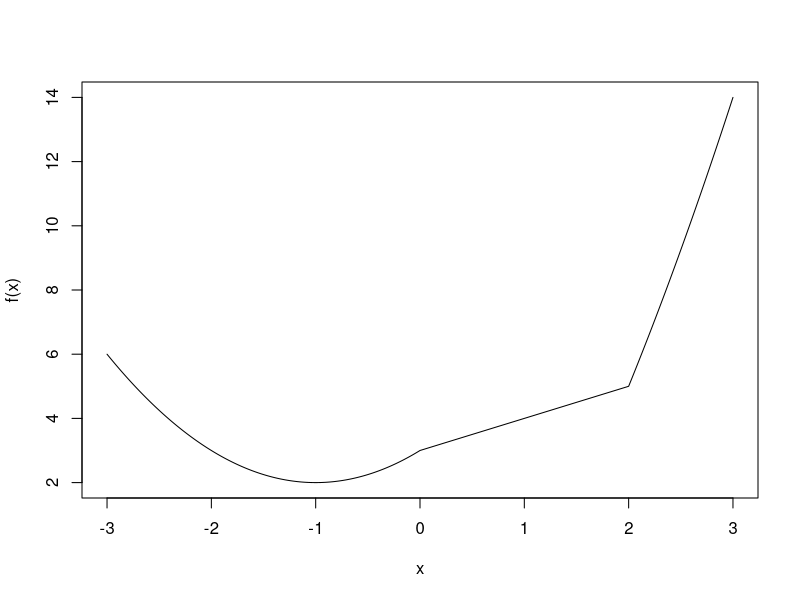

Generate this figure with R:
## ---- chunk 1
#1.1a
1:20
#1.1b
20:1
#1.1c
tmp <- c(4, 6, 3)
#1.1d
rep(tmp, times = 10)
#1.1e
rep(c(4, 6, 3), times = c(11, 10, 10))  
#1.1f
rep(c(4, 6, 3), times = c(10, 20, 30))  
## ---- chunk 2
#1.2
x <- seq(from = 3, to = 6, by = 0.1)  
vec1.2 <- exp(x) * cos(x)  

vec1.2
## ---- chunk 3
#1.3a
k <- 1:12  
vec_1.3a <- (0.1^(3*k)) * (0.2^(3*k - 2))  

#1.3b
m <- 1:25  
vec_1.3b <- (2^m) / m  

vec_1.3a
vec_1.3b
## ---- chunk 4
#1.4a
i_a <- 10:100  
sum_1.4a <- sum(i_a^3 + 4*i_a^2)  
#1.4b
i_b <- 1:25  
sum_1.4b <- sum((2^i_b)/i_b + (3^i_b)/(i_b^2))  

sum_1.4a
sum_1.4b
## ---- chunk 5
#1.5a
vec_label <- paste("label", 1:30, sep = " ")  

#1.5b
vec_fn <- paste0("fn", 1:30)  

vec_label
vec_fn
## ---- chunk 6
#1.6
set.seed(50)
xVec <- sample(0:999, 250, replace = T)
yVec <- sample(0:999, 250, replace = T)
n <- length(xVec)

#1.6a
vec_1.6a <- yVec[2:n] - xVec[1:(n-1)]
#1.6b
vec_1.6b <- sin(yVec[1:(n-1)]) / cos(xVec[2:n])
#1.6c
vec_1.6c <- xVec[1:(n-2)] + 2*xVec[2:(n-1)] - xVec[3:n]
#1.6d
sum_1.6d <- sum(exp(-xVec[2:n]) / (xVec[1:(n-1)] + 10))

vec_1.6a
vec_1.6b
vec_1.6c
sum_1.6d
## ---- chunk 7
x_mean <- mean(xVec)
y_max <- max(yVec)

#1.7a
y_gt600 <- yVec[yVec > 600]
#1.7b
y_gt600_idx <- which(yVec > 600)
#1.7c
x_corresp <- xVec[y_gt600_idx]
#1.7d
vec_1.7d <- sqrt(abs(xVec - x_mean))
#1.7e
count_1.7e <- sum(abs(yVec - y_max) <= 200)
#1.7f
count_1.7f <- sum(xVec %% 2 == 0)
#1.7g
x_sorted_by_y <- xVec[order(yVec)]
#1.7h
y_seq <- seq(1, n, 3)
y_1.7h <- yVec[y_seq]
n <- length(yVec)

y_gt600
y_gt600_idx
x_corresp
vec_1.7d
count_1.7e
count_1.7f
x_sorted_by_y
y_1.7h
## ---- chunk 8
#1.8
nums <- seq(2,38,2)
dens <- seq(3,39,2)
cum <- cumprod(nums / dens)
sum_8 <- 1 + sum(cum)

sum_8
## ---- chunk 9
A <- matrix(c(1,5,-2,1,2,-1,3,6,-3), nrow = 3)
#2.1a
A2 <- A %*% A
A3 <- A2 %*% A
#2.1b
A[,3] <- A[,2] + A[,3]

A
A2
A3
A[,3]
## ---- chunk 10
B <- matrix(c(10, -10, 10), nrow = 15, ncol = 3, byrow = T)
B_TB <- crossprod(B)

B_TB
## ---- chunk 11
matE <- matrix(0, nrow = 6, ncol = 6)
matE[abs(row(matE) - col(matE)) == 1] <- 1

matE
## ---- chunk 12
i <- 0:4
j <- 0:4
mat_2.4 <- outer(i, j, FUN = "+")

mat_2.4
## ---- chunk 13
#2.5a
n5 <- 5
mat_2.5a <- outer(0:(n5-1), 0:(n5-1), FUN = function(i,j) (i+j) %% n5)
#2.5b
n10 <- 10; row_num <- 10
mat_2.5b <- outer(0:(row_num-1), 0:(n10-1), FUN = function(i,j) (i+j) %% n10)
#2.5c
n9 <- 9
mat_2.5c <- outer(0:(n9-1), 0:(n9-1), FUN = function(i,j) {
  diff <- abs(i - j)
  ifelse(diff == 0, 0, n9 - diff)
})

mat_2.5a
mat_2.5b
mat_2.5c
## ---- chunk 14
n <- 5
A <- matrix(0, nrow = n, ncol = n)
for (i in 1:n) {
  for (j in 1:n) {
    A[i, j] <- min(i, j)
  }
}
y <- c(7, -1, -3, 5, 17)
x_sol <- solve(A, y)
cat("A:\n")
print(A)
cat("x:\n")
print(x_sol)

## ---- chunk 15
set.seed(75)
aMat <- matrix(sample(10, 60, replace = TRUE), nrow = 6)
col_sums <- colSums(aMat)
col_pairs <- expand.grid(col1 = 1:10, col2 = 1:10)
col_pairs_gt75 <- col_pairs[col_sums[col_pairs$col1] + col_sums[col_pairs$col2] > 75, ]
row_gt4 <- rowSums(aMat > 4)

row_two7 <- which(rowSums(aMat == 7) == 2)
col_pairs_no_dup <- col_pairs_gt75[col_pairs_gt75$col1 < col_pairs_gt75$col2, ]

row_gt4
row_two7
col_pairs_no_dup
## ---- chunk 16
#2.8a
sum_8a <- sum(outer(1:20, 1:5, FUN = function(i,j) i^4/(3+j)))
#2.8b
sum_8b <- sum(outer(1:20, 1:5, FUN = function(i,j) i^4/(3+i*j)))
#2.8c
sum_8c <- sum(sapply(1:10, function(i) sum(i^4/(3+i*(1:i)))))

sum_8a
sum_8b
sum_8c
## ---- chunk 17
#3.1a
tmpFn1 <- function(xVec) {
  n <- length(xVec)
  xVec ^ (1:n)
}
tmpFn2 <- function(xVec) {
  n <- length(xVec)
  (xVec ^ (1:n)) / (1:n)
}
#3.1b
tmpFn3 <- function(x, n) {
  k <- 0:n
  sum(ifelse(k==0, 1, x^k/k))
}
## ---- chunk 18
tmpFn <- function(xVec) {
  n <- length(xVec)
  if (n < 3) stop
  sapply(1:(n-2), function(i) mean(xVec[i:(i+2)]))
}

tmpFn(c(1:5,6:1))
## ---- chunk 19
tmpFn <- function(xVec) {
  n <- length(xVec)
  if (n < 3) stop
  sapply(1:(n-2), function(i) mean(xVec[i:(i+2)]))
}
tmpFn <- function(x) {
  ifelse(x < 0, x^2 + 2*x + 3,
         ifelse(x < 2, x + 3, x^2 + 4*x - 7))
}
x <- seq(-3, 3, by = 0.01) 
y <- tmpFn(x)

plot(x, y, type = "l", xlab = "x", ylab = "f(x)")
## ---- chunk 20
double_odd_numbers <- function(mat) {
  result <- mat
  odd_indices <- mat %% 2 != 0
  result[odd_indices] <- result[odd_indices] * 2
  return(result)
}
input_matrix <- matrix(c(1, 5, -2, 1, 2, -1, 3, 6, -3), nrow = 3, byrow = TRUE)
output_matrix <- double_odd_numbers(input_matrix)

cat("\n")
print(input_matrix)
cat("\n")
print(output_matrix)
## ---- chunk 21
generate_matrix <- function(n, k) {
mat <- matrix(0, nrow = n, ncol = n)
for (i in 1:n) {
    mat[i, i] <- k
  }
for (i in 1:(n - 1)) {
    mat[i, i + 1] <- 1
  }
for (i in 2:n) {
  mat[i, i - 1] <- 1
  }
return(mat)
}

n <- 5
k <- 2
result_matrix <- generate_matrix(n, k)
print(result_matrix)
## ---- chunk 22
quadrant <- function(alpha) {
  alpha_mod <- alpha %% 360
if (alpha_mod >= 0 && alpha_mod < 90) {
  return(1)
} else if (alpha_mod >= 90 && alpha_mod < 180) {
 return(2)
  } else if (alpha_mod >= 180 && alpha_mod < 270) {
  return(3)
} else if (alpha_mod >= 270 && alpha_mod < 360) {
  return(4)
  }
}
print(quadrant(45))   
print(quadrant(95)) 
print(quadrant(200))
print(quadrant(300))
print(quadrant(370))
## ---- chunk 23
weekday <- function(day, month, year) {
  if (month < 3) {
    m <- month + 10
    y <- (year - 1) %% 100
    c <- floor((year - 1) / 100)
  } else {
    m <- month - 2
    y <- year %% 100
    c <- floor(year / 100)
  }

  f <- (floor(2.6 * m - 0.2) + day + y + y%/%4 + c%/%4 - 2 * c) %% 7
  f <- ifelse(f == 0, 7, f)  
  c("Sunday", "Monday", "Tuesday", "Wednesday", "Thursday", "Friday", "Saturday")[f]
}
weekday_vector <- function(days, months, years) {
  mapply(weekday, days, months, years)
}

print(weekday_vector(c(21, 21), c(7, 2), c(1963, 1963)))

## ---- chunk 24
testLoop <- function(n) {
  x <- numeric(n - 1)
  x[1] <- 1
  if (n > 2) {
    x[2] <- 2
    for (j in 2:(n - 1)) {
      x[j + 1] <- x[j] + 2 / x[j]
    }
  }
  return(x)
}

print(testLoop(5))
## ---- chunk 25
quadmap <- function(start, rho, niter) {
  x <- numeric(niter)
  x[1] <- start
  for (i in 2:niter) x[i] <- rho * x[i-1] * (1 - x[i-1])
  x
}

tmp <- quadmap(0.95, 2.99, 500)

count_iter <- function(start, rho) {
  x_prev <- start
  iter <- 1
  repeat {
    x_current <- rho * x_prev * (1 - x_prev)
    iter <- iter + 1
    if (abs(x_current - x_prev) < 0.02) break
    x_prev <- x_current
  }
  iter
}

result <- count_iter(0.95, 2.99)
## ---- chunk 26
tmpFn <- function(xVec) {
  x_bar <- mean(xVec)
  n <- length(xVec)
  numerator_r1 <- sum((xVec[2:n] - x_bar) * (xVec[1:(n-1)] - x_bar))
  numerator_r2 <- sum((xVec[3:n] - x_bar) * (xVec[1:(n-2)] - x_bar))
  denominator <- sum((xVec - x_bar)^2)
  list(r1 = numerator_r1 / denominator, r2 = numerator_r2 / denominator)
}

xVec_test <- seq(2, 56, 3)
result <- tmpFn(xVec_test)
print(result)

tmpFn_general <- function(xVec, k) {
  x_bar <- mean(xVec)
  n <- length(xVec)
  denominator <- sum((xVec - x_bar)^2)
  r <- c(1)
  for (i in 1:k) {
    numerator <- sum((xVec[(i+1):n] - x_bar) * (xVec[1:(n-i)] - x_bar))
    r <- c(r, numerator / denominator)
  }
  r
}

result_general <- tmpFn_general(xVec_test, 2)
print(result_general)
## ---- chunk 27
#4.1a
zvec_outer <- function(xVec, yVec) {
  mat <- outer(xVec, yVec, `<`)
  zVec <- colSums(mat)
  return(zVec)
}

#4.1b
zvec_sapply <- function(xVec, yVec) {
  zVec <- sapply(xVec, function(xk) sum(yVec < xk))
  return(zVec)
}

#4.1c
zvec_vapply <- function(xVec, yVec) {
  zVec <- vapply(xVec, function(xk) sum(yVec < xk), numeric(1))
  return(zVec)
}

#4.1d
zvec_sapply_safe <- function(xVec, yVec) {
  if (!is.vector(xVec) || !is.vector(yVec)) {
    stop("xVec and yVec must be vectors.")
  }
  if (length(xVec) == 0 || length(yVec) == 0) {
    return(numeric(0))
  }
  zVec <- sapply(xVec, function(xk) sum(yVec < xk))
  return(zVec)
}

#4.1e
x <- rnorm(1000)
y <- rnorm(1000)

time_outer <- system.time(zvec_outer(x, y))
print(time_outer)

time_sapply <- system.time(zvec_sapply(x, y))
print(time_sapply)

time_vapply <- system.time(zvec_vapply(x, y))
print(time_vapply)
## ---- chunk 28
#4.2a
extract_cols_no_na <- function(mat) {
  cols_no_na <- apply(mat, 2, function(col) all(!is.na(col)))
  submat <- mat[, cols_no_na]
  return(submat)
}

#4.2b
remove_rows_cols_with_na <- function(mat) {
  rows_no_na <- apply(mat, 1, function(row) all(!is.na(row)))
  mat_rows_removed <- mat[rows_no_na, ]
  cols_no_na <- apply(mat_rows_removed, 2, function(col) all(!is.na(col)))
  submat <- mat_rows_removed[, cols_no_na]
  return(submat)
}
## ---- chunk 29
#4.3a
empCopula <- function(u, v, xVec, yVec) {
  n <- length(xVec)
  r <- rank(xVec)
  s <- rank(yVec)
  term <- (r / (n + 1) <= u) & (s / (n + 1) <= v)
  C <- mean(term)
  return(C)
}

#4.3b
empCopula_vec <- function(u_vec, v_vec, xVec, yVec) {
  n <- length(xVec)
  r <- rank(xVec)
  s <- rank(yVec)
  result <- numeric(length(u_vec))
  for (i in seq_along(u_vec)) {
    u <- u_vec[i]
    v <- v_vec[i]
    term <- (r / (n + 1) <= u) & (s / (n + 1) <= v)
    result[i] <- mean(term)
  }
  return(result)
}
## ---- chunk 30
#4.4a
funA <- function(n) {
  total <- 0
  for (r in 1:n) {
    for (s in 1:r) {
      total <- total + s^2 / (10 + 4 * r^3)
    }
  }
  return(total)
}
system.time(funA(100))

#4.4b
funB <- function(n) {
  r_mat <- row(matrix(1, n, n))
  s_mat <- col(matrix(1, n, n))
  valid_mat <- s_mat <= r_mat
  mat <- s_mat^2 / (10 + 4 * r_mat^3) * valid_mat
  total <- sum(mat)
  return(total)
}
system.time(funB(100))

#4.4c
funC <- function(n) {
  r_seq <- 1:n
  s_seq <- 1:n
  valid_mat <- outer(s_seq, r_seq, "<=")
  mat <- outer(s_seq^2, 10 + 4 * r_seq^3, "/") * valid_mat
  total <- sum(mat)
  return(total)
}

system.time(funC(100))

#4.4d
sum_single_r <- function(r) {
  s_seq <- 1:r
  sum(s_seq^2 / (10 + 4 * r^3))
}

funD <- function(n) {
  r_seq <- 1:n
  total <- sum(sapply(r_seq, sum_single_r))
  return(total)
}
system.time(funD(100))

#4.4e
term_calc <- function(r, s) {
  if (s <= r) {
    return(s^2 / (10 + 4 * r^3))
  } else {
    return(0)
  }
}

funF <- function(n) {
  r_seq <- 1:n
  s_seq <- 1:n
  r_grid <- rep(r_seq, each = n)
  s_grid <- rep(s_seq, times = n)
  terms <- mapply(term_calc, r_grid, s_grid)
  total <- sum(terms)
  return(total)
}

system.time(funF(100))
## ---- chunk 31
#5.1a
tsExma <- function(tsDat, m0, delta) {
  z <- as.numeric(tsDat)
  n <- length(z)
  m <- numeric(n)
  m[1] <- m0
  for (t in 2:n) {
    e <- z[t] - m[t-1]
    m[t] <- m[t-1] + (1 - delta) * e
  }
  ts(m, start = start(tsDat), frequency = frequency(tsDat))
}

#5.1b
tsExma_vec <- function(tsDat, m0, delta) {
  z <- as.numeric(tsDat)
  n <- length(z)
  if (n < 1) return(ts(NULL))
  
  m <- numeric(n)
  m[1] <- m0
  if (n == 1) {
    return(ts(m, start = start(tsDat), frequency = frequency(tsDat)))
  }
  
  errors <- z[2:n] - m[1:(n-1)]
  m[2:n] <- m[1:(n-1)] + (1 - delta) * errors
  ts(m, start = start(tsDat), frequency = frequency(tsDat))
}
## ---- chunk 32
#5.2a
myListFn <- function(n) {
  x <- rnorm(n)
  x_bar <- mean(x)
  if (x_bar >= 0) {
    y <- rexp(n, rate = 1 / x_bar)
  } else {
    z <- rexp(n, rate = 1 / abs(x_bar))
    y <- -z
  }
  count <- sum(abs(y) > abs(x))
  list(xVec = x, yVec = y, count = count)
}

#5.2b
myList <- lapply(rep(10, 1000), myListFn)
count_values <- sapply(myList, `[[`, "count")
mean_count <- mean(count_values)

#5.2c
yVec_list <- lapply(myList, `[[`, "yVec")

#5.2d
yVec_matrix <- sapply(myList, `[[`, "yVec")

#5.2e
myList_no_count <- lapply(myList, function(sublist) {
  sublist$count <- NULL
  sublist
})

#5.2f
selected_lists <- myList[sapply(myList, `[[`, "count") > 2]

#5.2g
mean_x_selected <- sapply(selected_lists, function(sublist) {
  mean(sublist$xVec)
})
## ---- chunk 33
#5.3a
numerator_a <- sapply(myList, function(lst) sum(lst$xVec * 1:10))
denominator_a <- sapply(myList, function(lst) sum(lst$yVec * 1:10))
ratio_a <- numerator_a / denominator_a

#5.3b
matrix_b <- sapply(1:10, function(j) {
  sapply(myList, function(lst) lst$xVec[j] - lst$yVec[j])
})

#5.3c
numerator_c <- sum(sapply(1:1000, function(i) i * myList[[i]]$xVec[2]))
denominator_c <- sum(sapply(1:1000, function(i) i * myList[[i]]$yVec[2]))
ratio_c <- numerator_c / denominator_c
## ---- chunk 34
#5.4a
testFn <- function(arr) {
  d1 <- dim(arr)[1]
  d2 <- dim(arr)[2]
  d3 <- dim(arr)[3]
  w <- array(0, dim = c(d1, d2, d3))
  for (k in 1:d3) {
    min_vals <- apply(arr[,,k], 2, min) 
    for (j in 1:d2) {
      w[, j, k] <- arr[, j, k] - min_vals[j]
    }
  }
  z <- matrix(0, nrow = d2, ncol = d3)
  for (k in 1:d3) {
    max_vals <- apply(arr[,,k], 2, max) 
    sum_vals <- apply(arr[,,k], 2, sum)
    z[, k] <- sum_vals - max_vals
  }
  
  return(list(w = w, z = z))
}

#5.4b
testFn2 <- function(arr) {
  d1 <- dim(arr)[1]
  d2 <- dim(arr)[2]
  d3 <- dim(arr)[3]
  z <- matrix(0, nrow = d2, ncol = d3)
  for (k in 1:d3) {
    sum_vals <- apply(arr[,,k], 2, sum)
    z[, k] <- sum_vals
  }
  return(z)
}

testArray <- array(sample(1:60, 60, replace = FALSE), dim = c(5, 4, 3))
result_a <- testFn(testArray)
result_b <- testFn2(testArray)
